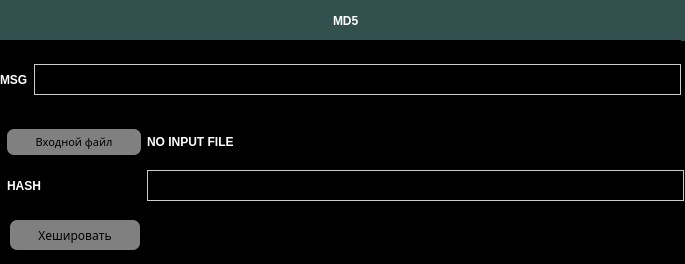
<?xml version="1.0" encoding="UTF-8"?>
<ui version="4.0">
 <class>MainWindow</class>
 <widget class="QMainWindow" name="MainWindow">
  <property name="geometry">
   <rect>
    <x>0</x>
    <y>0</y>
    <width>685</width>
    <height>264</height>
   </rect>
  </property>
  <property name="sizePolicy">
   <sizepolicy hsizetype="Fixed" vsizetype="Fixed">
    <horstretch>0</horstretch>
    <verstretch>0</verstretch>
   </sizepolicy>
  </property>
  <property name="minimumSize">
   <size>
    <width>0</width>
    <height>0</height>
   </size>
  </property>
  <property name="maximumSize">
   <size>
    <width>685</width>
    <height>650</height>
   </size>
  </property>
  <property name="windowTitle">
   <string>MD5</string>
  </property>
  <property name="styleSheet">
   <string notr="true">background-color: rgb(0, 0, 0);</string>
  </property>
  <widget class="QWidget" name="centralwidget">
   <property name="styleSheet">
    <string notr="true">background-color: rgb(0, 0,0);</string>
   </property>
   <widget class="QFrame" name="frame">
    <property name="geometry">
     <rect>
      <x>0</x>
      <y>0</y>
      <width>701</width>
      <height>41</height>
     </rect>
    </property>
    <property name="styleSheet">
     <string notr="true">background-color: rgb(49, 80, 78)</string>
    </property>
    <property name="frameShape">
     <enum>QFrame::StyledPanel</enum>
    </property>
    <property name="frameShadow">
     <enum>QFrame::Raised</enum>
    </property>
    <widget class="QWidget" name="horizontalLayoutWidget">
     <property name="geometry">
      <rect>
       <x>0</x>
       <y>0</y>
       <width>691</width>
       <height>41</height>
      </rect>
     </property>
     <layout class="QHBoxLayout" name="horizontalLayout">
      <item>
       <spacer name="horizontalSpacer">
        <property name="orientation">
         <enum>Qt::Horizontal</enum>
        </property>
        <property name="sizeHint" stdset="0">
         <size>
          <width>40</width>
          <height>20</height>
         </size>
        </property>
       </spacer>
      </item>
      <item>
       <widget class="QLabel" name="label_4">
        <property name="styleSheet">
         <string notr="true">color: white;
font: 18pt &quot;Century Gothic&quot;;
font-weight: 700;</string>
        </property>
        <property name="text">
         <string>MD5</string>
        </property>
       </widget>
      </item>
      <item>
       <spacer name="horizontalSpacer_2">
        <property name="orientation">
         <enum>Qt::Horizontal</enum>
        </property>
        <property name="sizeHint" stdset="0">
         <size>
          <width>40</width>
          <height>20</height>
         </size>
        </property>
       </spacer>
      </item>
     </layout>
    </widget>
   </widget>
   <widget class="QPushButton" name="encrypt_btn">
    <property name="geometry">
     <rect>
      <x>10</x>
      <y>220</y>
      <width>130</width>
      <height>30</height>
     </rect>
    </property>
    <property name="font">
     <font>
      <family>Century Gothic</family>
     </font>
    </property>
    <property name="styleSheet">
     <string notr="true">QPushButton {
	color: black;
	background-color: grey;
	border-radius: 7px;
}

QPushButton:pressed {
	background-color: rgb(102, 102, 102);
}</string>
    </property>
    <property name="text">
     <string>Хешировать</string>
    </property>
   </widget>
   <widget class="QWidget" name="horizontalLayoutWidget_2">
    <property name="geometry">
     <rect>
      <x>0</x>
      <y>120</y>
      <width>691</width>
      <height>91</height>
     </rect>
    </property>
    <layout class="QHBoxLayout" name="horizontalLayout_2" stretch="1,100,1">
     <item>
      <spacer name="horizontalSpacer_4">
       <property name="orientation">
        <enum>Qt::Horizontal</enum>
       </property>
       <property name="sizeHint" stdset="0">
        <size>
         <width>40</width>
         <height>20</height>
        </size>
       </property>
      </spacer>
     </item>
     <item>
      <layout class="QGridLayout" name="gridLayout" rowstretch="0,0" columnstretch="1,4">
       <item row="1" column="0">
        <widget class="QLabel" name="hash_label">
         <property name="styleSheet">
          <string notr="true">color: white;
font: 14pt &quot;Century Gothic&quot;;
font-weight: 700;
text-transform: uppercase;
</string>
         </property>
         <property name="text">
          <string>HASH</string>
         </property>
        </widget>
       </item>
       <item row="0" column="0">
        <widget class="QPushButton" name="InputFile_btn_2">
         <property name="font">
          <font>
           <family>Century Gothic</family>
           <pointsize>8</pointsize>
          </font>
         </property>
         <property name="styleSheet">
          <string notr="true">QPushButton {
	color: black;
	background-color: grey;
	border-radius: 7px;
	padding: 5px;
}

QPushButton:pressed {
	background-color: rgb(102, 102, 102);
}</string>
         </property>
         <property name="text">
          <string>Входной файл</string>
         </property>
        </widget>
       </item>
       <item row="0" column="1">
        <widget class="QLabel" name="input_path">
         <property name="styleSheet">
          <string notr="true">color: white;
font: 14pt &quot;Century Gothic&quot;;
font-weight: 700;
text-transform: uppercase;
</string>
         </property>
         <property name="text">
          <string>NO INPUT FILE</string>
         </property>
        </widget>
       </item>
       <item row="1" column="1">
        <widget class="QLineEdit" name="lineEdit">
         <property name="font">
          <font>
           <family>Century Gothic</family>
           <pointsize>14</pointsize>
           <weight>50</weight>
           <bold>false</bold>
          </font>
         </property>
         <property name="styleSheet">
          <string notr="true">color: white;
border: 1px solid #ccc;</string>
         </property>
         <property name="readOnly">
          <bool>true</bool>
         </property>
        </widget>
       </item>
      </layout>
     </item>
     <item>
      <spacer name="horizontalSpacer_3">
       <property name="orientation">
        <enum>Qt::Horizontal</enum>
       </property>
       <property name="sizeHint" stdset="0">
        <size>
         <width>40</width>
         <height>20</height>
        </size>
       </property>
      </spacer>
     </item>
    </layout>
   </widget>
   <widget class="QWidget" name="horizontalLayoutWidget_3">
    <property name="geometry">
     <rect>
      <x>0</x>
      <y>40</y>
      <width>681</width>
      <height>80</height>
     </rect>
    </property>
    <layout class="QHBoxLayout" name="horizontalLayout_3">
     <item>
      <widget class="QLabel" name="label_msg">
       <property name="styleSheet">
        <string notr="true">color: white;
font: 14pt &quot;Century Gothic&quot;;
font-weight: 700;
text-transform: uppercase;
</string>
       </property>
       <property name="text">
        <string>MSG</string>
       </property>
      </widget>
     </item>
     <item>
      <widget class="QLineEdit" name="lineEdit_msg">
       <property name="font">
        <font>
         <family>Century Gothic</family>
         <pointsize>14</pointsize>
         <weight>50</weight>
         <bold>false</bold>
        </font>
       </property>
       <property name="styleSheet">
        <string notr="true">color: white;
border: 1px solid #ccc;</string>
       </property>
      </widget>
     </item>
    </layout>
   </widget>
  </widget>
 </widget>
 <resources/>
 <connections/>
</ui>
